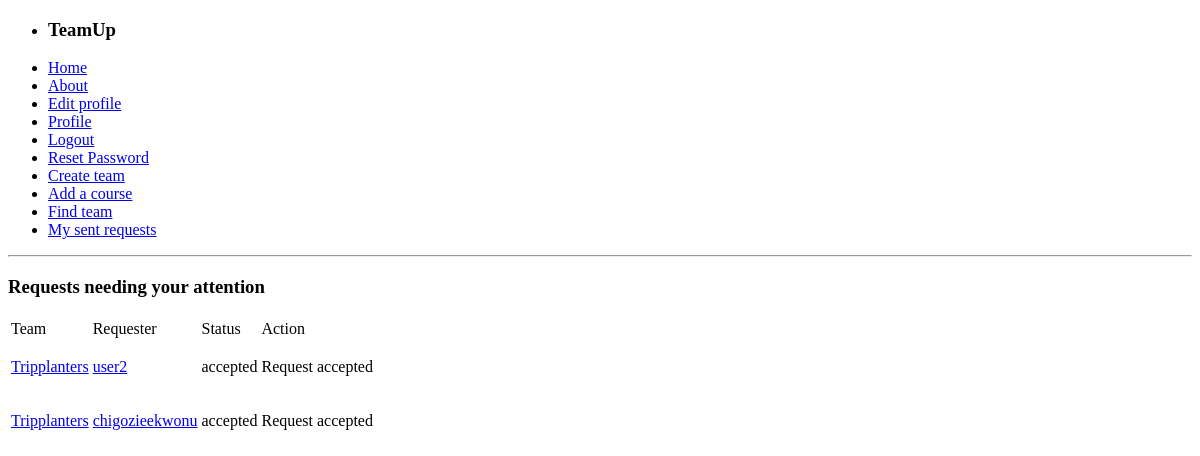
Page /teambuilder/team/tripplanters/view-requests/ (signed in) on the earlier database version.
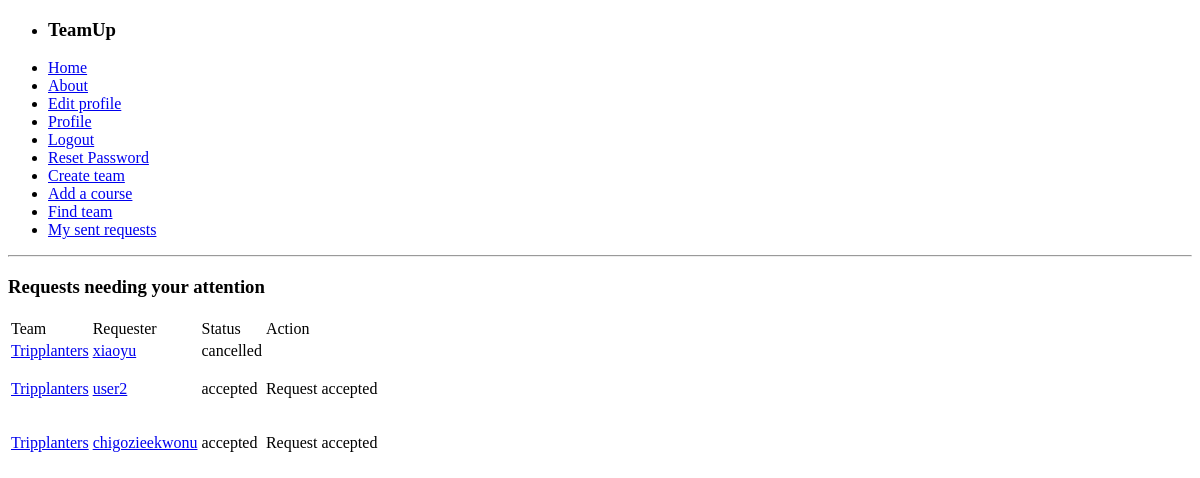
Same page on the later database version.
### teambuilder/models.py (models this page shows, shortened)
class Memberrequest(models.Model):
    user=models.ForeignKey(User)
    status=models.CharField(max_length=10, default="pending")
    request_date=models.DateTimeField(default=datetime.now(), null=False)
    team = models.ForeignKey(Team)

class Team(models.Model):
    name=models.CharField(max_length=100, unique=True)
    course=models.ForeignKey(Course)
    creator = models.ForeignKey(User)
    current_size=models.IntegerField(default=0)
    creation_date=models.DateTimeField(default=datetime.now(), null=False)
    required_skills=models.TextField(max_length=500)
    description=models.TextField(max_length=500)
    slug = models.SlugField()

### teambuilder/views.py (the view)
# urls.py: url(r'^team/(?P<team_name_slug>[\w\-]+)/view-requests/$', views.view_requests, name='view_requests'),
@login_required
def view_requests(request, team_name_slug):
    user = request.user
    team = Team.objects.get(slug=team_name_slug)
    if team.creator == user:
        requests = Memberrequest.objects.filter(team = team).order_by('-request_date')
        return render(request, 'teambuilder/view_requests.html', {'requests':requests, 'team':team})
    else:
        return HttpResponse("You are not authorized to access this page")

### templates/teambuilder/view_requests.html (shortened to what this page needs)
{% extends 'base.html' %}
{% block body_block %}
    <h3>Requests needing your attention</h3>
    {% if requests %}
        <table>
            <tr>
                <td>Team</td>
                <td>Requester</td>
                <td>Status</td>
                <td>Action</td>
            </tr>
            {% for request in requests %}
            <tr>
                <td><a href="/teambuilder/team/{{request.team.slug}}/details/">{{request.team.name}}</a></td>
                <td><a href="/teambuilder/profile/{{request.user.username}}/">{{request.user.username}}</a></td>
                <td>{{request.status}}</td>
                <td>
                    {% if request.status == "pending" %}
                    <a href="/teambuilder/request/{{request.id}}/accept/">Accept request</a>
                    <a href="/teambuilder/request/{{request.id}}/reject/">Reject request</a>
                    {% elif request.status == "accepted" %}
                    <p>Request accepted</p>
                    {% endif %}
                </td>
            </tr>
            {% endfor %}
        </table>
    {% else %}
        <p>There are no available requests at this time</p>
    {% endif %}
{% endblock %}

Differences in the rows shown:
added Memberrequest: team.name "Tripplanters", user.username "xiaoyu", status "cancelled"
